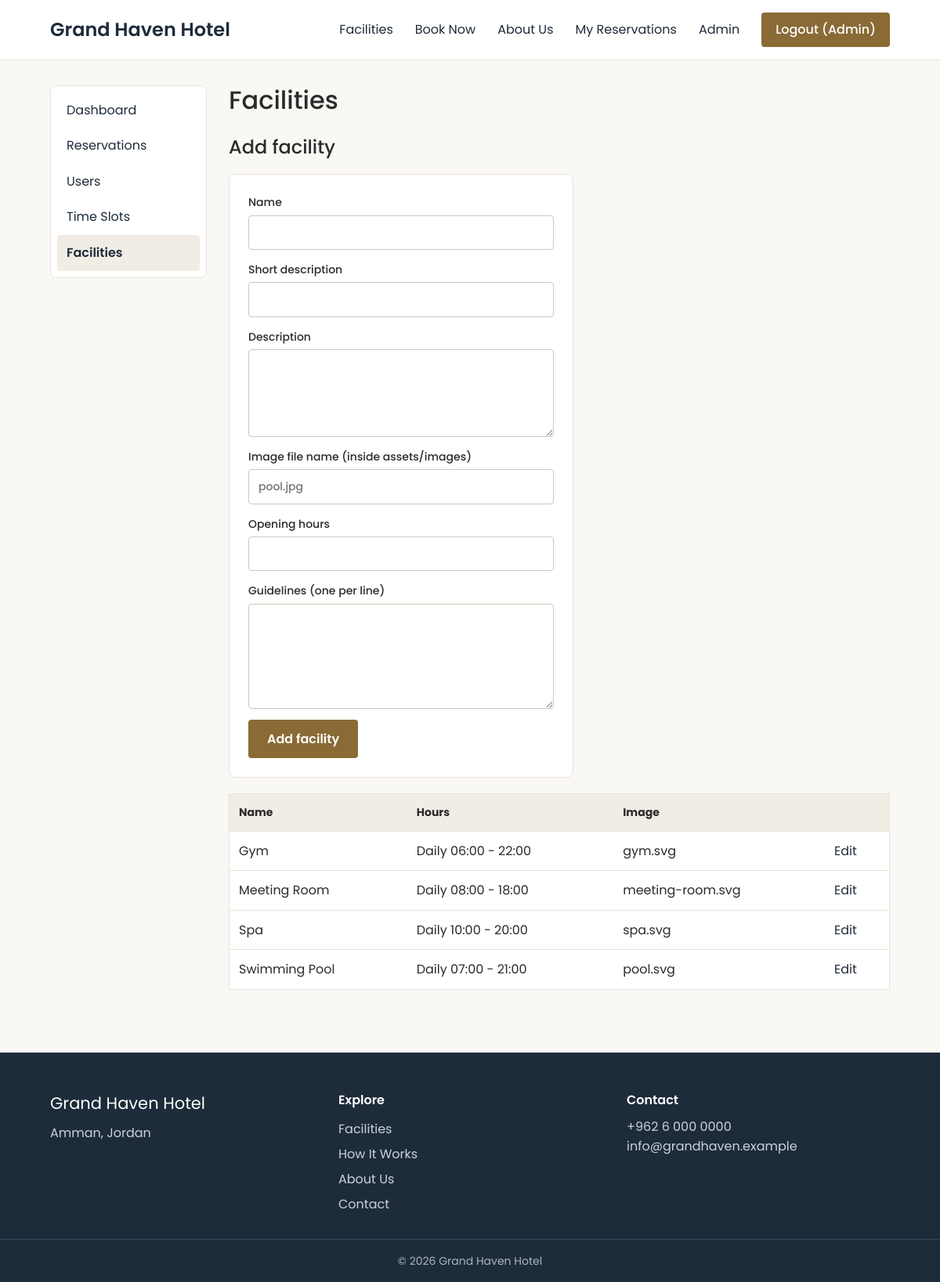
Before: /admin/facilities.php (signed in) with the older database file.
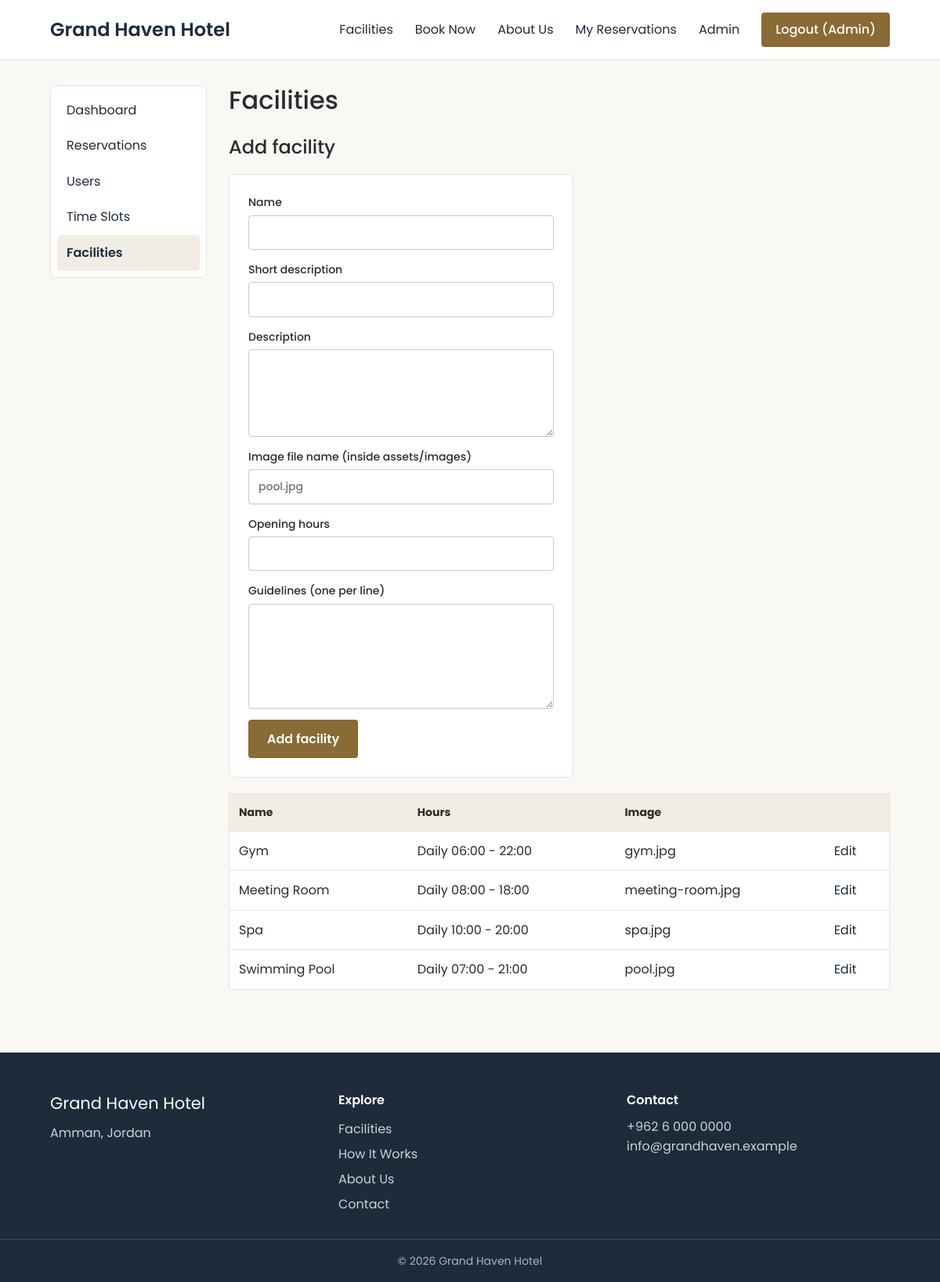
After: the same page with the newer database file.
### tables this page shows
CREATE TABLE facilities (
    id INT AUTO_INCREMENT PRIMARY KEY,
    name VARCHAR(100) NOT NULL,
    short_description VARCHAR(255) NOT NULL,
    description TEXT NOT NULL,
    image VARCHAR(100) NOT NULL DEFAULT 'placeholder.jpg',
    opening_hours VARCHAR(100) NOT NULL DEFAULT '',
    guidelines TEXT NULL
);

### includes/helpers.php (called while the page is built, shortened)
<?php
function e($value): string
{
    return htmlspecialchars((string) $value, ENT_QUOTES, 'UTF-8');
}
function url(string $path = ''): string
{
    return BASE . '/' . ltrim($path, '/');
}

### includes/autoload.php (called while the page is built, shortened)
<?php
spl_autoload_register(function ($class) {
    $file = ROOT . '/classes/' . $class . '.php';
});

### classes/Database.php (called while the page is built)
<?php
class Database
{
    private static ?PDO $pdo = null;
    public static function pdo(): PDO
    {
        if (self::$pdo === null) {
            self::$pdo = new PDO(
                'mysql:host=' . DB_HOST . ';dbname=' . DB_NAME . ';charset=utf8mb4',
                DB_USER,
                DB_PASS,
                [
                    PDO::ATTR_ERRMODE            => PDO::ERRMODE_EXCEPTION,
                    PDO::ATTR_DEFAULT_FETCH_MODE => PDO::FETCH_ASSOC,
                ]
            );
        }
        return self::$pdo;
    }
}

### classes/Model.php (called while the page is built, shortened)
<?php
abstract class Model
{
    public function __construct()
    {
        $this->db = Database::pdo();
    }
}

### classes/Facility.php (called while the page is built, shortened)
<?php
class Facility extends Model
{
    public function all(): array
    {
        return $this->db->query('SELECT * FROM facilities ORDER BY name')->fetchAll();
    }
}

### admin/facilities.php (the view, shortened to what this page needs)
<?php
$facilities = new Facility();
$form = ['name' => '', 'short_description' => '', 'description' => '',
         'image' => '', 'opening_hours' => '', 'guidelines' => ''];
$editId = (int) ($_GET['edit'] ?? 0);
if ($editId && ($existing = $facilities->find($editId))) {
    $form = array_intersect_key($existing, $form);
} else {
    $editId = 0;
}
$list = $facilities->all();
include ROOT . '/includes/header.php';
include ROOT . '/includes/admin_nav.php';
?>
<h1>Facilities</h1>
<h2><?= $editId ? 'Edit facility' : 'Add facility' ?></h2>
<form method="post" class="card">
    <label>Name <input type="text" name="name" value="<?= e($form['name']) ?>" required></label>
    <label>Short description <input type="text" name="short_description" value="<?= e($form['short_description']) ?>" required></label>
    <label>Description <textarea name="description" rows="4" required><?= e($form['description']) ?></textarea></label>
    <label>Image file name (inside assets/images) <input type="text" name="image" value="<?= e($form['image']) ?>" placeholder="pool.jpg"></label>
    <label>Opening hours <input type="text" name="opening_hours" value="<?= e($form['opening_hours']) ?>"></label>
    <label>Guidelines (one per line) <textarea name="guidelines" rows="5"><?= e($form['guidelines']) ?></textarea></label>
    <button><?= $editId ? 'Save changes' : 'Add facility' ?></button>
</form>
<div class="table-wrap">
<table>
    <tr><th>Name</th><th>Hours</th><th>Image</th><th></th></tr>
    <?php foreach ($list as $f): ?>
    <tr>
        <td><?= e($f['name']) ?></td>
        <td><?= e($f['opening_hours']) ?></td>
        <td><?= e($f['image']) ?></td>
        <td><a href="<?= url('admin/facilities.php?edit=' . $f['id']) ?>">Edit</a></td>
    </tr>
    <?php endforeach; ?>
</table>
</div>
<?php include ROOT . '/includes/admin_end.php';
include ROOT . '/includes/footer.php'; ?>

Changed rows visible on the page:
changed facilities "Gym": image "gym.svg" → "gym.jpg"
changed facilities "Meeting Room": image "meeting-room.svg" → "meeting-room.jpg"
changed facilities "Spa": image "spa.svg" → "spa.jpg"
changed facilities "Swimming Pool": image "pool.svg" → "pool.jpg"
